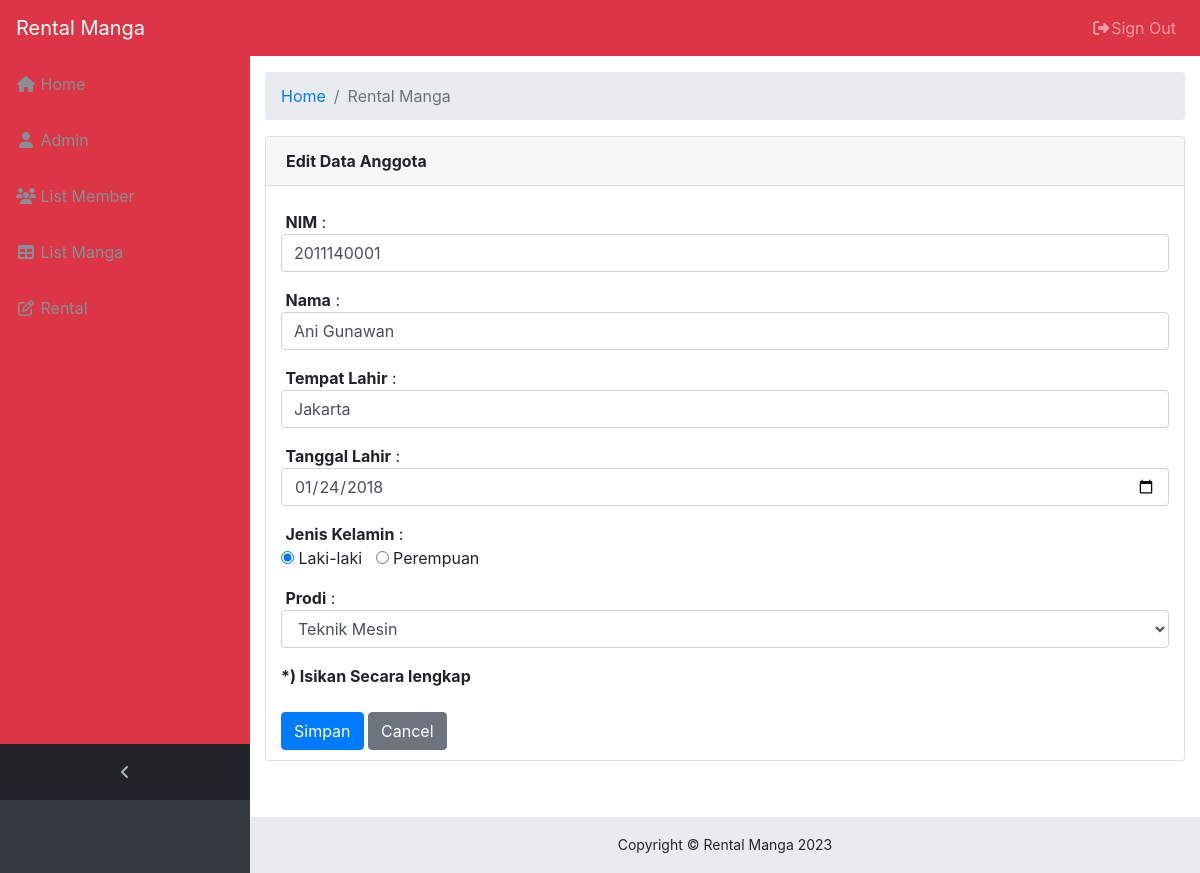
The app's page /master/master_admin.php?page=anggota&act=edit_anggota&NIM=2011140001 with its own data.
### tables this page shows
CREATE TABLE IF NOT EXISTS `tanggota` (
  `NIM` int(11) NOT NULL AUTO_INCREMENT,
  `Nama` varchar(250) NOT NULL,
  `TempatLahir` varchar(100) NOT NULL,
  `TanggalLahir` date NOT NULL,
  `JK` enum('Laki-laki','Perempuan') NOT NULL,
  `Prodi` enum('Teknik Informatika','Sistem Informasi','Teknik Mesin','Management','Sastra Inggris','Sastra Indonesia','Akutansi') NOT NULL,
  `CreatedDate` datetime NOT NULL,
  `CreatedUser` int(11) NOT NULL,
  `LastUpdateDate` datetime NOT NULL,
  `LastUpdateUser` int(11) NOT NULL,
  PRIMARY KEY (`NIM`)
);

### page/anggota/anggota.php (the view, shortened to what this page needs)
<?php
switch(@$_GET['act']) {
?>
<?php
  case "edit_anggota":
  $data = mysqli_fetch_array(mysqli_query($link, "SELECT * FROM tanggota WHERE NIM = '$_GET[NIM]'"));
    echo "<form method='POST' action='page/anggota/aksi_anggota.php?page=anggota&act=update&NIM=$_GET[NIM]'>
          <div class='card mb-3'>
            <div class='card-header'><strong>Edit Data Anggota</strong></div>
            <div class='panel-body'>
                <div class='col-md-12'>&nbsp;
                    <form>
                    <tr>
                      <td><div class='form-group'>&nbsp;<b>NIM</b></td>
                        <td>:</td>
                        <td><input class='form-control' name='NIM' value='$data[NIM]' readolny /></td>
                          </div>
                    </tr>
                    <tr>
                      <td><div class='form-group'>&nbsp;<b>Nama</b></td>
                        <td>:</td>
                        <td><input class='form-control' name='Nama' value='$data[Nama]' /></td>
                          </div>
                    </tr>
                      <tr>
                      <td><div class='form-group'>&nbsp;<b>Tempat Lahir</b></td>
                        <td>:</td>
                        <td><input class='form-control' name='TempatLahir' value='$data[TempatLahir]' /></td>
                          </div>
                    </tr>
                    <tr>
                      <td><div class='form-group'>&nbsp;<b>Tanggal Lahir</b></td>
                        <td>:</td>
                        <td><input class='form-control' name='TanggalLahir' type='date' value='$data[TanggalLahir]' /></td>
                          </div>
                    </tr>
                    <tr>
                      <td><div class='form-group'>&nbsp;<b>Jenis Kelamin</b></td>
                        <td>:</td><br>";
                        $JK=$data['JK'];
                        if ($JK=='Laki-laki') {
                          echo "<td><input type='radio' name='JK' value='Laki-laki' checked /> Laki-laki &nbsp";
                          echo "    <input type='radio' name='JK' value='Perempuan' /> Perempuan";
                        }
                        else if ($JK=='Perempuan') {
                          echo "<td><input type='radio' name='JK' value='Laki-laki' /> Laki-laki &nbsp";
                          echo "    <input type='radio' name='JK' value='Perempuan' checked /> Perempuan";
                        }
                    echo "   </td></div>
                    </tr>
                    <tr>
                      <td><div class='form-group'>&nbsp;<b>Prodi</b></td>
                        <td>:</td>
                        <td><select class='form-control' name='Prodi' />
                                  <option value='Prodi'>Pilih Prodi</option>";
                                  $Prodi=$data['Prodi'];
                                  if ($Prodi=='Teknik Informatika') {
                                  echo "<option value='Teknik Informatika' selected>Teknik Informatika</option>";
                                  echo "<option value='Sistem Informasi'>Sistem Informasi</option>";
                                  echo "<option value='Teknik Mesin'>Teknik Mesin</option>";
                                  echo "<option value='Management'>Management</option>";
                                  echo "<option value='Akutansi'>Akutansi</option>";
                                  echo "<option value='Sastra Inggris'>Sastra Inggris</option>";
                                  echo "<option value='Sastra Indonesia'>Sastra Indonesia</option>";
                                  }
                                  else if ($Prodi=='Teknik Mesin') {
                                  echo "<option value='Teknik Mesin' selected>Teknik Mesin</option>";
                                  }
                    echo "  </select>
                        </td> </div>
                    </tr>
                    <tr>
                      <td colspan=3><b>*) Isikan Secara lengkap</b></td>
                    </tr>
                    <tr><br><br>
                      <input type='submit' name='simpan' value='Simpan' class='btn btn-primary' style='margin-bottom: 10px;' />
                      <a href='javascript:history.go(-1)'><input type='button' name='cancel' value='Cancel' class='btn btn-secondary' data-dismiss='modal' style='margin-bottom: 10px;' /></a>
                    </tr>
                </div>
            </div>
          </div>
    </form>
    ";
  echo "<p>&nbsp;</p>";
  break;
?>
<?php
}
?>

### css/sb-admin.css (style rules this page uses)
html { position: relative; min-height: 100%; }
body { overflow-x: hidden; }
body.sticky-footer { margin-bottom: 56px; }
body.fixed-nav { padding-top: 56px; }

### records on screen
tanggota: NIM "2011140001", Nama "Ani Gunawan", TempatLahir "Jakarta", TanggalLahir "01/24/2018", Prodi "Teknik Mesin"
